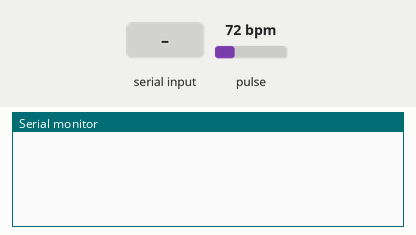
Recording of a sketch running on a simulated Arduino Uno, built with avr-gcc and run on an emulated ATmega328P. On the bench: the last lines printed to the serial monitor. Inputs (shaded band) come from the test bench; at power-on: pulse 72 bpm.

Above: at 1.2 s.
1.3 s: "ON\n" received over Serial
At 2.5 s:
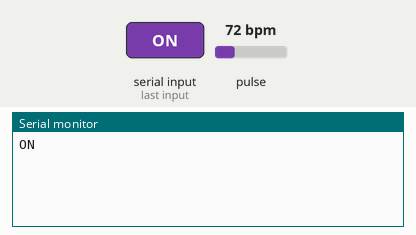
2.8 s: "OFF\n" received over Serial
At 4.0 s:
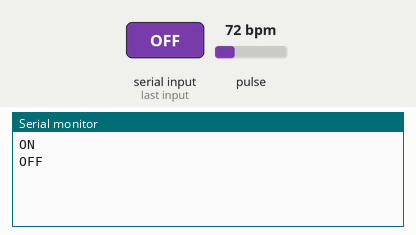

The sketch:

Buletooth_heartrate_test.ino
```cpp
#include <SoftwareSerial.h>
#include <ArduinoJson.h>
#include <Wire.h>
#include "MAX30105.h"
#include "heartRate.h"

#define BT_RXD 4
#define BT_TXD 5

SoftwareSerial HM10(BT_RXD, BT_TXD);

StaticJsonDocument<256> buffer;
MAX30105 particleSensor;

long RATE_SIZE = 0;
long lastBeat = 0;
float beatAvg = 0.0;
float beatsPerMinute;

bool runEvery(unsigned long interval);
void data_json(bool status, int bpm);

void setup(){
  Serial.begin(9600);
  HM10.begin(9600);

  if (!particleSensor.begin(Wire, I2C_SPEED_FAST))
  {
    while (1);
  }

  particleSensor.setup();
  particleSensor.setPulseAmplitudeRed(0x0A);
  particleSensor.setPulseAmplitudeGreen(0);

}

void loop(){

  long irValue = particleSensor.getIR();

  if (checkForBeat(irValue) == true) {
    //We sensed a beat!
    long delta = millis() - lastBeat;
    lastBeat = millis();

    beatsPerMinute = 60 / (delta / 1000.0);

    if (beatsPerMinute < 255 && beatsPerMinute > 20)
    {
      beatAvg += beatsPerMinute;
      RATE_SIZE++;
    }
  }

  if (Serial.available()){
    String str = Serial.readStringUntil('\n');
    if(str == "ON"){
      Serial.println(str);
      beatAvg /= RATE_SIZE;
      data_json(true, (int)beatAvg);
      beatAvg = 0.0;
      RATE_SIZE = 0;

    }else if(str == "OFF"){
      Serial.println(str);
      beatAvg /= RATE_SIZE;
      data_json(false, (int)beatAvg);
      beatAvg = 0.0;
      RATE_SIZE = 0;

    }
  }
}

void data_json(bool status, int bpm){
  buffer["power_status"] = status;
  buffer["bpm"] = bpm;

  char output[256];

  serializeJson(buffer, output);

  HM10.println(output);
}
```

Measured:
- after the input at 1.3 s, the serial monitor: prints a new line at once (image 1)
- after the input at 2.8 s, the serial monitor: prints a new line at once (image 2)
